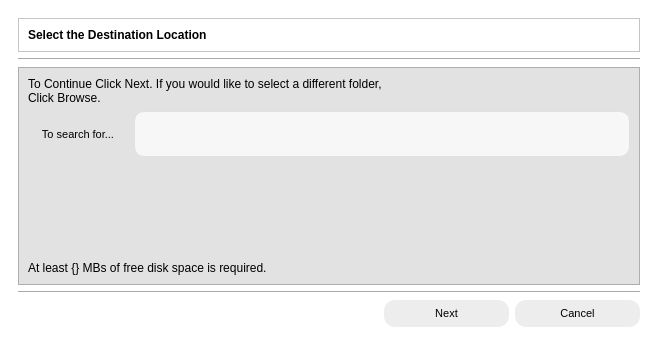
<?xml version="1.0" encoding="UTF-8"?>
<ui version="4.0">
 <class>MainWindow</class>
 <widget class="QMainWindow" name="MainWindow">
  <property name="geometry">
   <rect>
    <x>0</x>
    <y>0</y>
    <width>658</width>
    <height>345</height>
   </rect>
  </property>
  <property name="minimumSize">
   <size>
    <width>658</width>
    <height>345</height>
   </size>
  </property>
  <property name="maximumSize">
   <size>
    <width>658</width>
    <height>345</height>
   </size>
  </property>
  <property name="windowTitle">
   <string>MainWindow</string>
  </property>
  <property name="styleSheet">
   <string notr="true">background:rgb(255, 255, 255)</string>
  </property>
  <widget class="QWidget" name="centralwidget">
   <layout class="QGridLayout" name="gridLayout_2">
    <item row="0" column="0">
     <widget class="QCustomQStackedWidget" name="stackedWidget">
      <property name="styleSheet">
       <string notr="true">background:rgb(255, 255, 255)</string>
      </property>
      <property name="currentIndex">
       <number>0</number>
      </property>
      <widget class="QWidget" name="page">
       <layout class="QGridLayout" name="gridLayout_5">
        <item row="4" column="0">
         <spacer name="horizontalSpacer">
          <property name="orientation">
           <enum>Qt::Horizontal</enum>
          </property>
          <property name="sizeType">
           <enum>QSizePolicy::Fixed</enum>
          </property>
          <property name="sizeHint" stdset="0">
           <size>
            <width>360</width>
            <height>20</height>
           </size>
          </property>
         </spacer>
        </item>
        <item row="4" column="1">
         <widget class="QPushButton" name="Button_next">
          <property name="minimumSize">
           <size>
            <width>0</width>
            <height>27</height>
           </size>
          </property>
          <property name="maximumSize">
           <size>
            <width>16777215</width>
            <height>16777215</height>
           </size>
          </property>
          <property name="styleSheet">
           <string notr="true">            QPushButton {
                background-color: #EDEDED;
	
                border-radius: 11px;  /* Borda arredondada (círculo) */
                color: black;  /* Cor do texto alterada para preto */
                font-size: 11px;  /* Ajuste do tamanho do ícone */
            }
            QPushButton:hover {
                background-color: #DCDCDC;
            }
            QPushButton:pressed {
                background-color: #EDEDED ;
            }
</string>
          </property>
          <property name="text">
           <string>Next</string>
          </property>
          <property name="icon">
           <iconset resource="../Qss/icons/_icons.qrc">
            <normaloff>:/material_design/icons/material_design/navigate_next.png</normaloff>:/material_design/icons/material_design/navigate_next.png</iconset>
          </property>
          <property name="iconSize">
           <size>
            <width>28</width>
            <height>29</height>
           </size>
          </property>
         </widget>
        </item>
        <item row="4" column="2">
         <widget class="QPushButton" name="button_cancel">
          <property name="minimumSize">
           <size>
            <width>0</width>
            <height>27</height>
           </size>
          </property>
          <property name="styleSheet">
           <string notr="true">            QPushButton {
                background-color: #EDEDED;
	
                border-radius: 11px;  /* Borda arredondada (círculo) */
                color: black;  /* Cor do texto alterada para preto */
                font-size: 11px;  /* Ajuste do tamanho do ícone */
            }
            QPushButton:hover {
                background-color: #DCDCDC;
            }
            QPushButton:pressed {
                background-color: #EDEDED ;
            }
</string>
          </property>
          <property name="text">
           <string>Cancel</string>
          </property>
          <property name="icon">
           <iconset resource="../Qss/icons/_icons.qrc">
            <normaloff>:/feather/icons/feather/x.png</normaloff>:/feather/icons/feather/x.png</iconset>
          </property>
         </widget>
        </item>
        <item row="2" column="0" colspan="3">
         <widget class="QFrame" name="frame_2">
          <property name="styleSheet">
           <string notr="true">background:rgb(226, 226, 226)</string>
          </property>
          <property name="frameShape">
           <enum>QFrame::StyledPanel</enum>
          </property>
          <property name="frameShadow">
           <enum>QFrame::Raised</enum>
          </property>
          <layout class="QGridLayout" name="gridLayout_6">
           <item row="1" column="0">
            <layout class="QGridLayout" name="gridLayout_4">
             <item row="4" column="1">
              <spacer name="verticalSpacer">
               <property name="orientation">
                <enum>Qt::Vertical</enum>
               </property>
               <property name="sizeType">
                <enum>QSizePolicy::Maximum</enum>
               </property>
               <property name="sizeHint" stdset="0">
                <size>
                 <width>20</width>
                 <height>167</height>
                </size>
               </property>
              </spacer>
             </item>
             <item row="2" column="1">
              <widget class="QTextEdit" name="lineEdit_path_install">
               <property name="minimumSize">
                <size>
                 <width>0</width>
                 <height>46</height>
                </size>
               </property>
               <property name="maximumSize">
                <size>
                 <width>16777215</width>
                 <height>46</height>
                </size>
               </property>
               <property name="styleSheet">
                <string notr="true">            QTextEdit {
                border: 1px solid #E0E0E0;
                padding: 10px;
                border-radius: 10px;
                background-color: #F7F7F7;
                color: black;  /* Cor do texto alterada para preto */
            }</string>
               </property>
              </widget>
             </item>
             <item row="2" column="0">
              <widget class="QPushButton" name="Tosearchfor">
               <property name="minimumSize">
                <size>
                 <width>100</width>
                 <height>47</height>
                </size>
               </property>
               <property name="styleSheet">
                <string notr="true">            QPushButton {
                background-color: rgb(226, 226, 226);
	
                border-radius: 11px;  /* Borda arredondada (círculo) */
                color: black;  /* Cor do texto alterada para preto */
                font-size: 11px;  /* Ajuste do tamanho do ícone */
            }
            
            QPushButton:hover {
                background-color: white;
            }
            QPushButton:pressed {
                background-color: #EDEDED ;
            }</string>
               </property>
               <property name="text">
                <string>To search for...</string>
               </property>
               <property name="icon">
                <iconset resource="../Qss/icons/_icons.qrc">
                 <normaloff>:/font_awesome_solid/icons/font_awesome/solid/magnifying-glass-plus.png</normaloff>:/font_awesome_solid/icons/font_awesome/solid/magnifying-glass-plus.png</iconset>
               </property>
               <property name="iconSize">
                <size>
                 <width>11</width>
                 <height>11</height>
                </size>
               </property>
              </widget>
             </item>
             <item row="0" column="0" colspan="2">
              <widget class="QLabel" name="label_3">
               <property name="text">
                <string>To Continue Click Next. If you would like to select a different folder,
Click Browse.</string>
               </property>
              </widget>
             </item>
             <item row="5" column="0" colspan="2">
              <widget class="QLabel" name="label_space_required">
               <property name="text">
                <string>At least {} MBs of free disk space is required.</string>
               </property>
              </widget>
             </item>
            </layout>
           </item>
          </layout>
         </widget>
        </item>
        <item row="3" column="0" colspan="3">
         <widget class="Line" name="line_2">
          <property name="orientation">
           <enum>Qt::Horizontal</enum>
          </property>
         </widget>
        </item>
        <item row="1" column="0" colspan="3">
         <widget class="Line" name="line">
          <property name="orientation">
           <enum>Qt::Horizontal</enum>
          </property>
         </widget>
        </item>
        <item row="0" column="0" colspan="3">
         <widget class="QFrame" name="frame">
          <property name="styleSheet">
           <string notr="true">background:rgb(255, 255, 255)</string>
          </property>
          <property name="frameShape">
           <enum>QFrame::StyledPanel</enum>
          </property>
          <property name="frameShadow">
           <enum>QFrame::Raised</enum>
          </property>
          <layout class="QGridLayout" name="gridLayout_3">
           <item row="0" column="0">
            <layout class="QGridLayout" name="gridLayout">
             <item row="0" column="0">
              <widget class="QLabel" name="label">
               <property name="text">
                <string>&lt;html&gt;&lt;head/&gt;&lt;body&gt;&lt;p&gt;&lt;span style=&quot; font-weight:600;&quot;&gt;Select the Destination Location&lt;/span&gt;&lt;/p&gt;&lt;/body&gt;&lt;/html&gt;</string>
               </property>
              </widget>
             </item>
            </layout>
           </item>
          </layout>
         </widget>
        </item>
       </layout>
      </widget>
      <widget class="QWidget" name="page_2">
       <layout class="QGridLayout" name="gridLayout_11">
        <item row="1" column="1">
         <widget class="QFrame" name="frame_4">
          <property name="styleSheet">
           <string notr="true">background:rgb(226, 226, 226)</string>
          </property>
          <property name="frameShape">
           <enum>QFrame::StyledPanel</enum>
          </property>
          <property name="frameShadow">
           <enum>QFrame::Raised</enum>
          </property>
          <layout class="QGridLayout" name="gridLayout_9">
           <item row="2" column="1">
            <widget class="QPushButton" name="pushButton_cancel_installing">
             <property name="minimumSize">
              <size>
               <width>79</width>
               <height>23</height>
              </size>
             </property>
             <property name="maximumSize">
              <size>
               <width>79</width>
               <height>16777215</height>
              </size>
             </property>
             <property name="styleSheet">
              <string notr="true">            QPushButton {
                background-color: #EDEDED;
	
                border-radius: 11px;  /* Borda arredondada (círculo) */
                color: black;  /* Cor do texto alterada para preto */
                font-size: 15px;  /* Ajuste do tamanho do ícone */
            }
            QPushButton:hover {
                background-color: #DCDCDC;
            }
            QPushButton:pressed {
                background-color: #EDEDED ;
            }
</string>
             </property>
             <property name="text">
              <string>Cancel</string>
             </property>
             <property name="icon">
              <iconset resource="../Qss/icons/_icons.qrc">
               <normaloff>:/font_awesome_solid/icons/font_awesome/solid/x.png</normaloff>:/font_awesome_solid/icons/font_awesome/solid/x.png</iconset>
             </property>
             <property name="iconSize">
              <size>
               <width>17</width>
               <height>13</height>
              </size>
             </property>
            </widget>
           </item>
           <item row="2" column="0">
            <spacer name="horizontalSpacer_2">
             <property name="orientation">
              <enum>Qt::Horizontal</enum>
             </property>
             <property name="sizeHint" stdset="0">
              <size>
               <width>40</width>
               <height>20</height>
              </size>
             </property>
            </spacer>
           </item>
           <item row="1" column="0" colspan="2">
            <layout class="QGridLayout" name="gridLayout_10">
             <item row="2" column="0">
              <widget class="QProgressBar" name="progressBar">
               <property name="value">
                <number>0</number>
               </property>
              </widget>
             </item>
             <item row="4" column="0">
              <spacer name="verticalSpacer_2">
               <property name="orientation">
                <enum>Qt::Vertical</enum>
               </property>
               <property name="sizeType">
                <enum>QSizePolicy::Maximum</enum>
               </property>
               <property name="sizeHint" stdset="0">
                <size>
                 <width>20</width>
                 <height>167</height>
                </size>
               </property>
              </spacer>
             </item>
             <item row="0" column="0">
              <widget class="QLabel" name="label_6">
               <property name="text">
                <string>Extracting Files...</string>
               </property>
              </widget>
             </item>
             <item row="1" column="0">
              <widget class="QLabel" name="label_path_src_installing">
               <property name="text">
                <string>D:\Save disk C\Saas do site\IVPN_auto_rotate\Installer</string>
               </property>
              </widget>
             </item>
            </layout>
           </item>
          </layout>
         </widget>
        </item>
        <item row="0" column="1">
         <widget class="QFrame" name="frame_3">
          <property name="styleSheet">
           <string notr="true">background:rgb(255, 255, 255)</string>
          </property>
          <property name="frameShape">
           <enum>QFrame::StyledPanel</enum>
          </property>
          <property name="frameShadow">
           <enum>QFrame::Raised</enum>
          </property>
          <layout class="QGridLayout" name="gridLayout_7">
           <item row="0" column="0">
            <layout class="QGridLayout" name="gridLayout_8">
             <item row="0" column="0">
              <widget class="QLabel" name="label_4">
               <property name="text">
                <string>&lt;html&gt;&lt;head/&gt;&lt;body&gt;&lt;p&gt;&lt;span style=&quot; font-weight:600;&quot;&gt;Installing &lt;/span&gt;&lt;br/&gt;Please wait while the installer installs {} on your computer.&lt;/p&gt;&lt;/body&gt;&lt;/html&gt;</string>
               </property>
              </widget>
             </item>
            </layout>
           </item>
          </layout>
         </widget>
        </item>
       </layout>
      </widget>
      <widget class="QWidget" name="page_3">
       <layout class="QGridLayout" name="gridLayout_14">
        <item row="0" column="0">
         <widget class="QFrame" name="frame_5">
          <property name="sizePolicy">
           <sizepolicy hsizetype="Maximum" vsizetype="Preferred">
            <horstretch>0</horstretch>
            <verstretch>0</verstretch>
           </sizepolicy>
          </property>
          <property name="minimumSize">
           <size>
            <width>200</width>
            <height>0</height>
           </size>
          </property>
          <property name="styleSheet">
           <string notr="true">background:rgb(14, 6, 109)</string>
          </property>
          <property name="frameShape">
           <enum>QFrame::StyledPanel</enum>
          </property>
          <property name="frameShadow">
           <enum>QFrame::Raised</enum>
          </property>
         </widget>
        </item>
        <item row="0" column="1">
         <layout class="QGridLayout" name="gridLayout_12">
          <item row="0" column="0">
           <widget class="QLabel" name="label_7">
            <property name="text">
             <string>Installer {}</string>
            </property>
           </widget>
          </item>
          <item row="2" column="0">
           <widget class="QLabel" name="label_8">
            <property name="text">
             <string>&lt;html&gt;&lt;head/&gt;&lt;body&gt;&lt;p&gt;The Installer has finished installing {} on your computer.  &lt;br&gt; The application can be launched by selecting installed shortcuts.&lt;/p&gt;&lt;/body&gt;&lt;/html&gt;</string>
            </property>
           </widget>
          </item>
          <item row="7" column="0">
           <spacer name="verticalSpacer_3">
            <property name="orientation">
             <enum>Qt::Vertical</enum>
            </property>
            <property name="sizeHint" stdset="0">
             <size>
              <width>20</width>
              <height>40</height>
             </size>
            </property>
           </spacer>
          </item>
          <item row="1" column="0">
           <spacer name="verticalSpacer_5">
            <property name="orientation">
             <enum>Qt::Vertical</enum>
            </property>
            <property name="sizeType">
             <enum>QSizePolicy::Fixed</enum>
            </property>
            <property name="sizeHint" stdset="0">
             <size>
              <width>20</width>
              <height>9</height>
             </size>
            </property>
           </spacer>
          </item>
          <item row="4" column="0">
           <widget class="QLabel" name="label_9">
            <property name="text">
             <string>Click Finish to exit the installer.</string>
            </property>
           </widget>
          </item>
          <item row="3" column="0">
           <spacer name="verticalSpacer_4">
            <property name="orientation">
             <enum>Qt::Vertical</enum>
            </property>
            <property name="sizeType">
             <enum>QSizePolicy::Fixed</enum>
            </property>
            <property name="sizeHint" stdset="0">
             <size>
              <width>20</width>
              <height>16</height>
             </size>
            </property>
           </spacer>
          </item>
          <item row="6" column="0">
           <widget class="QCheckBox" name="checkBoxRun">
            <property name="text">
             <string>Run {}</string>
            </property>
            <property name="checked">
             <bool>true</bool>
            </property>
           </widget>
          </item>
          <item row="5" column="0">
           <spacer name="verticalSpacer_6">
            <property name="orientation">
             <enum>Qt::Vertical</enum>
            </property>
            <property name="sizeType">
             <enum>QSizePolicy::Minimum</enum>
            </property>
            <property name="sizeHint" stdset="0">
             <size>
              <width>20</width>
              <height>5</height>
             </size>
            </property>
           </spacer>
          </item>
         </layout>
        </item>
        <item row="1" column="0" colspan="2">
         <layout class="QGridLayout" name="gridLayout_13">
          <item row="0" column="0">
           <spacer name="horizontalSpacer_3">
            <property name="orientation">
             <enum>Qt::Horizontal</enum>
            </property>
            <property name="sizeType">
             <enum>QSizePolicy::Minimum</enum>
            </property>
            <property name="sizeHint" stdset="0">
             <size>
              <width>420</width>
              <height>20</height>
             </size>
            </property>
           </spacer>
          </item>
          <item row="0" column="1">
           <widget class="QPushButton" name="pushButton_finish_installer">
            <property name="sizePolicy">
             <sizepolicy hsizetype="Fixed" vsizetype="Fixed">
              <horstretch>0</horstretch>
              <verstretch>0</verstretch>
             </sizepolicy>
            </property>
            <property name="minimumSize">
             <size>
              <width>64</width>
              <height>25</height>
             </size>
            </property>
            <property name="styleSheet">
             <string notr="true">            QPushButton {
                background-color: #EDEDED;
	
                border-radius: 11px;  /* Borda arredondada (círculo) */
                color: black;  /* Cor do texto alterada para preto */
                font-size: 15px;  /* Ajuste do tamanho do ícone */
            }
            QPushButton:hover {
                background-color: #DCDCDC;
            }
            QPushButton:pressed {
                background-color: #EDEDED ;
            }
</string>
            </property>
            <property name="text">
             <string>Finish</string>
            </property>
           </widget>
          </item>
         </layout>
        </item>
       </layout>
      </widget>
     </widget>
    </item>
   </layout>
  </widget>
 </widget>
 <customwidgets>
  <customwidget>
   <class>QCustomQStackedWidget</class>
   <extends>QStackedWidget</extends>
   <header location="global">Custom_Widgets.QCustomQStackedWidget.h</header>
   <container>1</container>
  </customwidget>
 </customwidgets>
 <resources>
  <include location="../Qss/icons/_icons.qrc"/>
 </resources>
 <connections/>
</ui>
